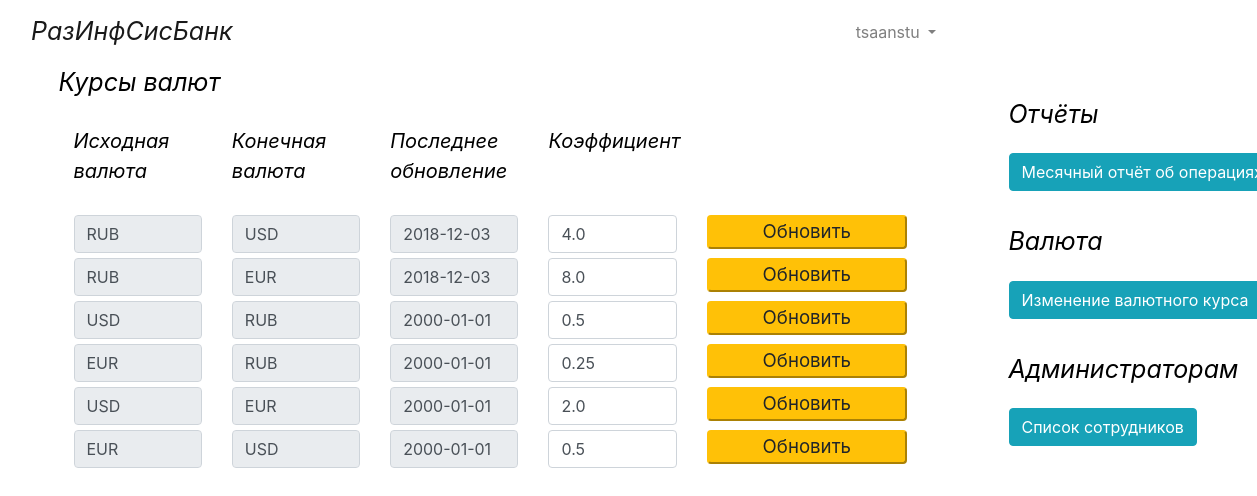
The app's page /change_of_rate/ (signed in) with its own data.
### bs/models.py (models this page shows)
class User(AbstractUser):
    upload = models.ImageField(upload_to='uploads/%Y/%m/%d/')

class Rate(models.Model):
    source_currency = models.CharField(max_length=3)
    final_currency = models.CharField(max_length=3)
    cost = models.FloatField()
    update = models.DateField()

### bs/views.py (the view)
# urls.py: url(r'change_of_rate/', views.change_of_rate, name='change_of_rate'),
@csrf_exempt
def change_of_rate(request):
    if check_admin_permisions(request.user.username) < 0:
        return render(request, 'bs/permission_denied.html', {})
    if request.method == "POST":
        id = request.POST.get('id')
        cost = request.POST.get('cost')
        update_rate(id, cost)
    rates = Rate.objects.all()
    for i in rates:
        i.update = str(i.update)
    return render(request, 'bs/change_of_rate.html', {"rates": rates})

### bs/views.py (called while the page is built)
def check_admin_permisions(username):
    conn = sqlite3.connect("db.sqlite3")
    cursor = conn.cursor()
    cursor.execute("SELECT id FROM bs_user WHERE username = ?", (username,))
    id = cursor.fetchall()[0][0]
    cursor.execute("SELECT group_id FROM bs_user_groups WHERE user_id = ?", (id,))
    if cursor.fetchall()[0][0] == 2:
        return 1
    return -1

### bs/templates/bs/change_of_rate.html (shortened to what this page needs)
{% include "bs/base.html" %}
{% load static %}
{% block content %}
{% include "bs/nav_panel.html" %}
{% if user.is_authenticated %}
<main role="main" class="container">
    <div class="row">
        <div class="col-lg-10">
            <div class="row">
                <span class="headline">Курсы валют</span>
            </div>
            <div class="row" style="margin-top: 5px;">
                <div class="col-lg-2">
                    <span class="rate_headline">Исходная валюта</span>
                </div>
                <div class="col-lg-2">
                    <span class="rate_headline">Конечная валюта</span>
                </div>
                <div class="col-lg-2">
                    <span class="rate_headline">Последнее обновление</span>
                </div>
                <div class="col-lg-2">
                    <span class="rate_headline">Коэффициент</span>
                </div>
            </div>
            <br>
            <form method="POST">
                {% for rate in rates %}
                <div class="row" style="margin-top: 5px;">
                    <div class="col-lg-2">
                        <input class="form-control" name="InputSourceCurrency" disabled value={{rate.source_currency}}>
                    </div>
                    <div class="col-lg-2">
                        <input class="form-control" name="InputFinalCurrency" disabled value={{rate.final_currency}}>
                    </div>
                    <div class="col-lg-2">
                        <input class="form-control" name="InputUpdate" disabled value={{rate.update}}>
                    </div>
                    <div class="col-lg-2">
                        <input class="form-control" name="InputCost" value={{rate.cost}}>
                    </div>
                    <div class="col-lg-2">
                        <input type="submit" class="rate_btn" id={{rate.id}} value="Обновить" name="Delete">
                    </div>
                </div>
                {% endfor %}
            </form>
            <br>
        </div>
        {% include "bs/right_menu.html" %}
    </div>
</main>
{% endif %}
{% endblock %}

### bs/templates/bs/nav_panel.html (shortened to what this page needs)
<nav class="navbar navbar-expand-lg navbar-light bg-white">
    <div class="col-lg-8">
        <div class="d-flex flex-grow-1">
            <a class="navbar-brand" href="{% url 'index' %}"><span class="headline"> РазИнфСисБанк</span></a>
        </div>
    </div>
    <div class="col-lg-4">
        <div class="form-inline collapse navbar-collapse" id="navbarCollapse">
            <ui class="navbar-nav mr-auto" style="position: static left;">
                {% if user.is_authenticated %}
                <li class="nav-item dropdown">
                    <a class="nav-link dropdown-toggle" href="#" id="navbarDropdownMenuLink" data-toggle="dropdown"
                       aria-haspopup="true" aria-expanded="false">
                        <span class="text_style">{{ user.get_username }}</span>
                    </a>
                </li>
                {% else %}
                <li><a class="nav-link" href="{% url 'login'%}?next={{request.path}}"><span
                        class="text_style">Log In</span></a>
                </li>
                {% endif %}
            </ui>
        </div>
    </div>
</nav>

### static/css/index.css (style rules this page uses)
body { background-color: #ffffff; color: #000000; }
.rate_btn { border-radius: 0.25rem; color: #212529; background-color: #ffc107; border-color: #ffc107; width:200px; font-size:14pt; }
.rate_headline { font-size: 20px; font-style: italic; margin-bottom: 20px; }
.headline { font-size: 25px; font-style: italic; margin-bottom: 20px; }

### records on screen
User: get_username "tsaanstu"
Rate: InputSourceCurrency "RUB", InputFinalCurrency "USD", InputUpdate "2018-12-03", InputCost "4.0"
Rate: InputSourceCurrency "RUB", InputFinalCurrency "EUR", InputUpdate "2018-12-03", InputCost "8.0"
Rate: InputSourceCurrency "USD", InputFinalCurrency "RUB", InputUpdate "2000-01-01", InputCost "0.5"
Rate: InputSourceCurrency "EUR", InputFinalCurrency "RUB", InputUpdate "2000-01-01", InputCost "0.25"
Rate: InputSourceCurrency "USD", InputFinalCurrency "EUR", InputUpdate "2000-01-01", InputCost "2.0"
Rate: InputSourceCurrency "EUR", InputFinalCurrency "USD", InputUpdate "2000-01-01", InputCost "0.5"
